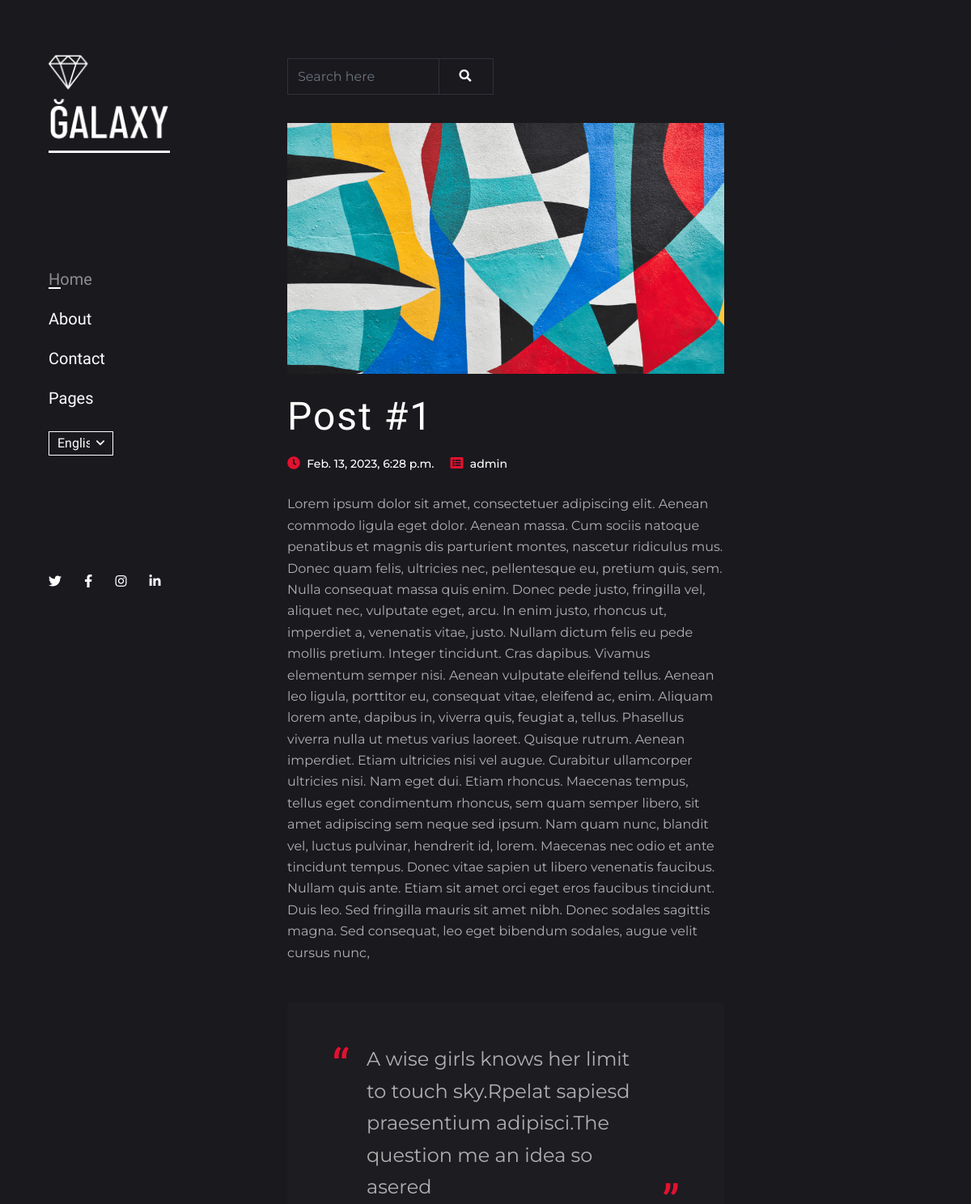
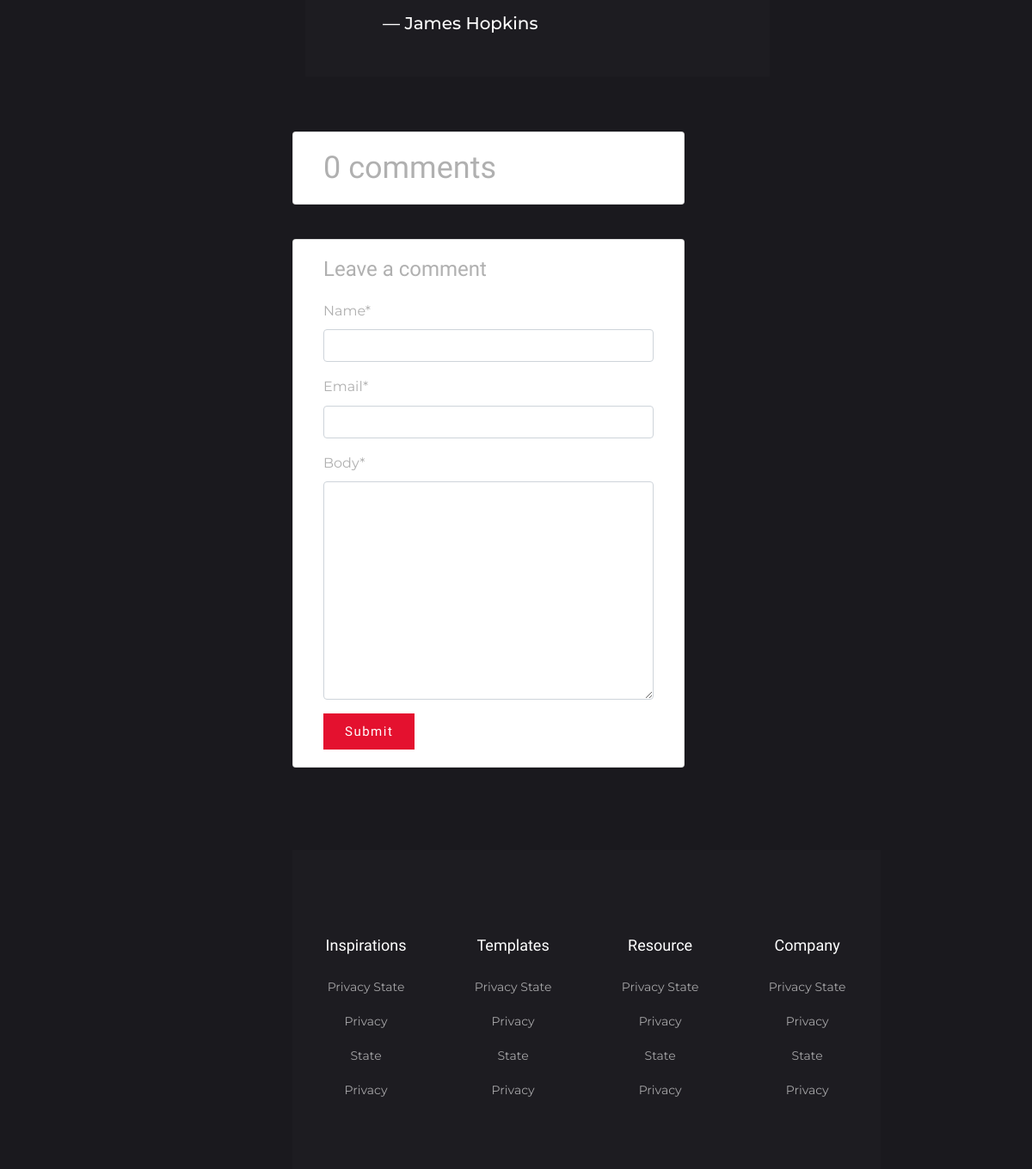
Page /post-1/ on the committed database (2 pictures, top to bottom).
### blog/models.py (models this page shows, shortened)
class Post(models.Model):
    title = models.CharField(max_length=200, unique=True)
    slug = models.SlugField(max_length=200, unique=True)
    author = models.ForeignKey(
        User, on_delete=models.CASCADE, related_name="blog_posts"
    )
    updated_on = models.DateTimeField(auto_now=True)
    content = models.TextField()
    created_on = models.DateTimeField(auto_now_add=True)
    status = models.IntegerField(choices=STATUS, default=0)
    class Meta:
        ordering = ["-created_on"]

### blog/views.py (the view)
# urls.py: path("<slug:slug>/", views.post_detail, name="post_detail"),
def post_detail(request, slug):
    template_name = "post_detail.html"
    post = get_object_or_404(Post, slug=slug)
    comments = post.comments.filter(active=True).order_by("-created_on")
    new_comment = None
    if request.method == "POST":
        comment_form = CommentForm(data=request.POST)
        if comment_form.is_valid():
            new_comment = comment_form.save(commit=False)
            new_comment.post = post
            new_comment.save()
    else:
        comment_form = CommentForm()
    return render(
        request,
        template_name,
        {
            "post": post,
            "comments": comments,
            "new_comment": new_comment,
            "comment_form": comment_form,
        },
    )

### blog/forms.py
class CommentForm(forms.ModelForm):
    class Meta:
        model = Comment
        fields = ("name", "email", "body")

### templates/post_detail.html (shortened to what this page needs)
{% extends 'base.html' %}
{% load static %}
{% block content %}
    {% load crispy_forms_tags %}
    <div class="main-content">
            <div class="container py-4 my-5">
                <div class="row">
    <div class="col-lg-5 col-md-8">
        <form class="search-form" action="#">
            <div class="input-group">
                <input type="search" class="form-control bg-transparent shadow-none rounded-0" placeholder="Search here">
                <div class="input-group-append">
                    <button class="btn" type="submit">
                        <span class="fas fa-search"></span>
                    </button>
                </div>
            </div>
        </form>
    </div>
</div>
                <div class="row justify-content-between">
                    <div class="col-lg-10">
                        <img class="img-fluid" src="{% static 'images/post/post-single/01.png' %}" alt="">
                        <h1 class="text-white add-letter-space mt-4">{% block title %} {{ post.title }} {% endblock title %}</h1>
                        <ul class="post-meta mt-3 mb-4">
                            <li class="d-inline-block mr-3">
                                <span class="fas fa-clock text-primary"></span>
                                <a class="ml-1" href="#"> {{ post.created_on }}</a>
                            </li>
                            <li class="d-inline-block">
                                <span class="fas fa-list-alt text-primary"></span>
                                <a class="ml-1" href="#">{{post.author }}</a>
                            </li>
                        </ul>
                        <p>{{ post.content | safe }}</p>
                        <div class="blockquote bg-dark my-5">
                            <p class="blockquote-text pl-2">A wise girls knows her limit to touch sky.Rpelat sapiesd praesentium adipisci.The question me an idea so asered</p>
                            <span class="blockquote-footer text-white h4 mt-3">James Hopkins</span>
                        </div>
                    </div>
                    <div class="col-md-8 card mb-4  mt-3 ">
                        <div class="card-body">
                            {% with comments.count as total_comments %}
                                <h2>{{ total_comments }} comments</h2>
                            {% endwith %}
                        </div>
                    </div>
                    <div class="col-md-8 card mb-4  mt-3 ">
                        <div class="card-body">
                            {% if new_comment %}
                                <div class="alert alert-success" role="alert">
                                    Your comment is awaiting moderation
                                </div>
                            {% else %}
                                <h3>Leave a comment</h3>
                                <form method="post" style="margin-top: 1.3em;">
                                    {{ comment_form | crispy }}
                                    <button type="submit" class="btn btn-primary  btn-lg">Submit</button>
                                </form>
                            {% endif %}
                        </div>
                    </div>
                </div>
            </div>
<footer class="bg-dark">
    <div class="container">
        <div class="row text-center">
            <div class="col-lg-3 col-sm-6 mb-5">
                <h5 class="font-primary text-white mb-4">Inspirations</h5>
                <ul class="list-unstyled">
                    <li><a href="#!">Privacy State</a></li>
                    <li><a href="#!">Privacy</a></li>
                    <li><a href="#!">State</a></li>
                    <li><a href="#!">Privacy</a></li>
                </ul>
            </div>
            <div class="col-lg-3 col-sm-6 mb-5">
                <h5 class="font-primary text-white mb-4">Templates</h5>
                <ul class="list-unstyled">
                    <li><a href="#!">Privacy State</a></li>
                    <li><a href="#!">Privacy</a></li>
                    <li><a href="#!">State</a></li>
                    <li><a href="#!">Privacy</a></li>
                </ul>
            </div>
            <div class="col-lg-3 col-sm-6 mb-5">
                <h5 class="font-primary text-white mb-4">Resource</h5>
                <ul class="list-unstyled">
                    <li><a href="#!">Privacy State</a></li>
                    <li><a href="#!">Privacy</a></li>
                    <li><a href="#!">State</a></li>
                    <li><a href="#!">Privacy</a></li>
                </ul>
            </div>
            <div class="col-lg-3 col-sm-6 mb-5">
                <h5 class="font-primary text-white mb-4">Company</h5>
                <ul class="list-unstyled">
                    <li><a href="#!">Privacy State</a></li>
                    <li><a href="#!">Privacy</a></li>
                    <li><a href="#!">State</a></li>
                    <li><a href="#!">Privacy</a></li>
                </ul>
            </div>
        </div>
    </div>
</footer>
        </div>
{% endblock content %}

### static/css/style.css (style rules this page uses)
body { color: #B0B0B0; background-color: #1A191E; font-family: "Montserrat", sans-serif; font-size: 16px; line-height: 1.65; overflow-y: hidden; }
.main-content { width: calc(100% - 340px); }
.btn { font-size: 15px; padding: 10px 25px; letter-spacing: 0.1em; color: #ffffff; font-family: "Barlow Condensed", sans-serif; border-radius: 0; border: 0; }
.btn-primary { background-color: #E4112F; }
.search-form { margin-bottom: 35px; }
.search-form input { height: 45px; border-color: #333139; }
.search-form .btn { border: 1px solid #333139; }
.font-primary { font-family: "Barlow Condensed", sans-serif; }
.add-letter-space { letter-spacing: 2px; }
.text-primary, .text-primary-onHover:hover { color: #E4112F !important; }
.bg-dark { background-color: #1D1C21 !important; }
h1, .h1, h2, .h2, h3, .h3, h4 { font-family: "Barlow Condensed", sans-serif; }
h1, .h1 { font-size: 48px; }
h2, .h2 { font-size: 36px; }
h3, .h3 { font-size: 24px; }
h4, .h4 { font-size: 20px; }
h5, .h5 { font-size: 18px; }
.h4, h5, .h5, h6, .h6, p { font-family: "Montserrat", sans-serif; }
h1, .h1, h2, .h2, h3, .h3, h4, .h4, h5, .h5, h6, .h6, p { margin: 0; }
a { text-decoration: none; display: inline-block; transition: all 0.3s; }
ul, li { padding: 0; margin: 0; }
.post-meta li a { color: #ffffff; font-weight: 500; font-size: 14px; }
.blockquote { padding: 50px 90px; }
.blockquote-text { font-size: 24px; position: relative; }
.blockquote-text::before, .blockquote-text::after { position: absolute; color: #E4112F; font-size: 61px; line-height: 0; font-family: "Barlow Condensed", sans-serif; }
.blockquote-text::before { content: "“"; top: 30px; left: -35px; }
.blockquote-text::after { content: "”"; bottom: 0; right: -35px; }
footer { padding-top: 100px; padding-bottom: 30px; }
footer ul li a { color: rgba(255, 255, 255, 0.6); font-size: 14px; margin-bottom: 15px; }
footer ul li:last-child a { margin-bottom: 0; }

### rows in the picture
Post: title "Post #1", created_on "Feb. 13, 2023, 6:28 p.m.", author "admin", content "Lorem ipsum dolor sit amet, consectetuer adipiscing elit. Aenean commodo ligula eget dolor. Aenean massa. Cum sociis natoque penatibus et magnis dis parturient montes, nascetur ridiculus mus. Donec quam felis, ultricies nec, pellentesque eu, pretium quis, sem. Nulla consequat massa quis enim. Donec pede justo, fringilla vel, aliquet nec, vulputate eget, arcu. In enim justo, rhoncus ut, imperdiet a, venenatis vitae, justo. Nullam dictum felis eu pede mollis pretium. Integer tincidunt. Cras dapibus. Vivamus elementum semper nisi. Aenean vulputate eleifend tellus. Aenean leo ligula, porttitor eu, consequat vitae, eleifend ac, enim. Aliquam lorem ante, dapibus in, viverra quis, feugiat a,…"

### other values in the picture
{{ total_comments }} "0"
